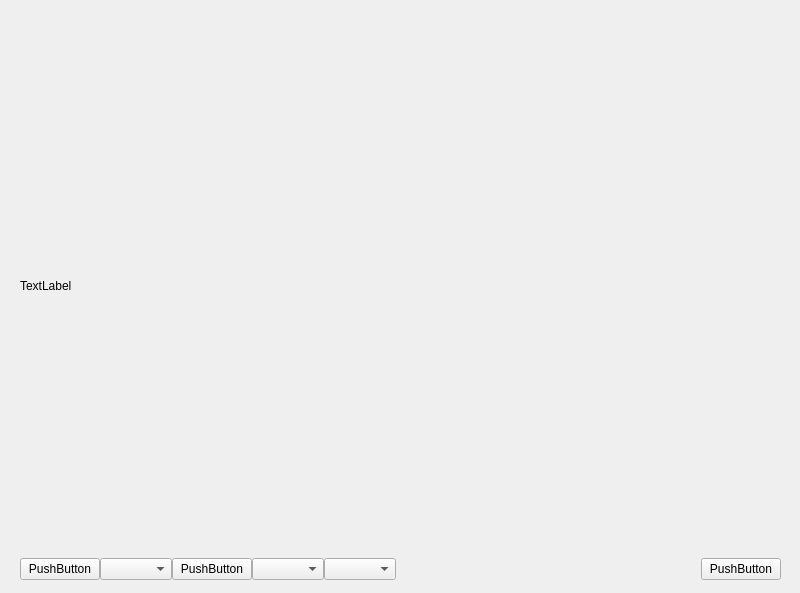
<?xml version="1.0" encoding="UTF-8"?>
<ui version="4.0">
 <class>MeetWindow</class>
 <widget class="QWidget" name="MeetWindow">
  <property name="geometry">
   <rect>
    <x>0</x>
    <y>0</y>
    <width>800</width>
    <height>593</height>
   </rect>
  </property>
  <property name="windowTitle">
   <string>Widget</string>
  </property>
  <widget class="QWidget" name="verticalLayoutWidget">
   <property name="geometry">
    <rect>
     <x>20</x>
     <y>19</y>
     <width>761</width>
     <height>561</height>
    </rect>
   </property>
   <layout class="QVBoxLayout" name="verticalLayout" stretch="10,1">
    <item>
     <widget class="QLabel" name="VideoPlayer">
      <property name="text">
       <string>TextLabel</string>
      </property>
     </widget>
    </item>
    <item>
     <layout class="QHBoxLayout" name="horizontalLayout_3" stretch="1,1,6,1">
      <property name="spacing">
       <number>0</number>
      </property>
      <item>
       <layout class="QHBoxLayout" name="horizontalLayout" stretch="1,2">
        <property name="spacing">
         <number>0</number>
        </property>
        <item>
         <widget class="QPushButton" name="CameraControllerButton">
          <property name="text">
           <string>PushButton</string>
          </property>
         </widget>
        </item>
        <item>
         <widget class="QComboBox" name="CameraDeviceSelector"/>
        </item>
       </layout>
      </item>
      <item>
       <layout class="QHBoxLayout" name="horizontalLayout_2" stretch="1,2,2">
        <property name="spacing">
         <number>0</number>
        </property>
        <item>
         <widget class="QPushButton" name="audioOutputController">
          <property name="text">
           <string>PushButton</string>
          </property>
         </widget>
        </item>
        <item>
         <widget class="QComboBox" name="audioInputDeviceSelector"/>
        </item>
        <item>
         <widget class="QComboBox" name="audioOutputDeviceSelector"/>
        </item>
       </layout>
      </item>
      <item>
       <spacer name="horizontalSpacer">
        <property name="orientation">
         <enum>Qt::Horizontal</enum>
        </property>
        <property name="sizeHint" stdset="0">
         <size>
          <width>40</width>
          <height>20</height>
         </size>
        </property>
       </spacer>
      </item>
      <item>
       <widget class="QPushButton" name="pushButton_3">
        <property name="text">
         <string>PushButton</string>
        </property>
       </widget>
      </item>
     </layout>
    </item>
   </layout>
  </widget>
 </widget>
 <resources/>
 <connections/>
</ui>
